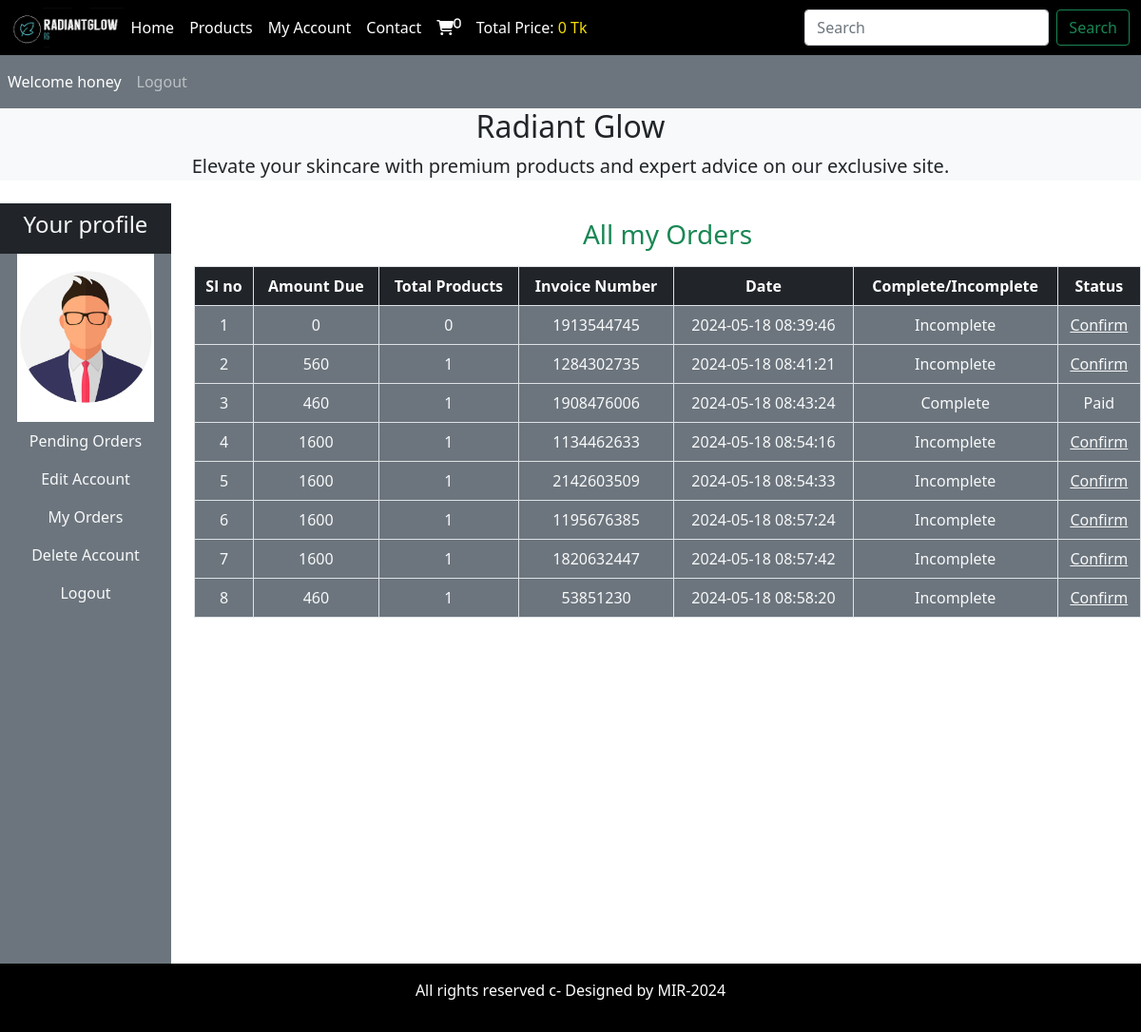
The app's page /users_area/profile.php?my_orders (signed in) with its own data.
### tables this page shows
CREATE TABLE `user_table` (
  `user_id` int(11) NOT NULL,
  `username` varchar(100) NOT NULL,
  `user_email` varchar(100) NOT NULL,
  `user_password` varchar(255) NOT NULL,
  `user_image` varchar(255) NOT NULL,
  `user_ip` varchar(100) NOT NULL,
  `user_address` varchar(255) NOT NULL,
  `user_mobile` int(20) NOT NULL
);

CREATE TABLE `user_orders` (
  `order_id` int(11) NOT NULL,
  `user_id` int(11) NOT NULL,
  `amount_due` int(255) NOT NULL,
  `invoice_number` int(255) NOT NULL,
  `total_products` int(11) NOT NULL,
  `order_date` timestamp NOT NULL DEFAULT current_timestamp() ON UPDATE current_timestamp(),
  `order_status` varchar(255) NOT NULL
);

### users_area/user_orders.php (the view, shortened to what this page needs)
<!DOCTYPE html>
<html lang="en">
<head>
</head>
<body>
    <?php
    $username=$_SESSION['username'];
    $get_user="select * from `user_table` where username='$username'";
    $result=mysqli_query ($con, $get_user);
    $row_fetch=mysqli_fetch_assoc($result);
    $user_id=$row_fetch['user_id'];
    ?>
    <h3 class="text-success mt-3"> All my Orders</h3>
    <table class =" table table-bordered mt-3">
    <thead class="bg-dark text-white">
 <tr>
   <th>Sl no</th>
   <th>Amount Due</th>
   <th>Total Products</th>
   <th>Invoice Number</th>
   <th>Date</th>
   <th>Complete/Incomplete</th>
   <th>Status</th>
 </tr>
 </thead>
 <tbody class ="bg-secondary text-light">
<?php
$get_order_details="select * from `user_orders` where user_id=$user_id";
$result_orders=mysqli_query ($con, $get_order_details);
$number=1;
while($row_orders=mysqli_fetch_assoc($result_orders)){
    $order_id=$row_orders['order_id'];
    $amount_due=$row_orders['amount_due'];
    $total_products=$row_orders['total_products'];
    $invoice_number=$row_orders['invoice_number'];
    $order_status=$row_orders['order_status'];
if($order_status=='pending'){
    $order_status='Incomplete';}
    else{
        $order_status='Complete';
    }
    $order_date=$row_orders['order_date'];
    echo "
    <tr>
    <td>$number</td>
    <td>$amount_due</td>
    <td>$total_products</td>
    <td>$invoice_number</td>
    <td> $order_date</td>
    <td>$order_status</td>";
    ?>
<?php
if($order_status=='Complete'){
    echo "<td>Paid</td>";
}else{
    echo " <td><a href='confirm_payment.php?order_id=$order_id' class ='text-light'>Confirm </a> </td>
    </tr>";}
   $number++;
}
?>
 </tbody>
</table>
</body>
</html>

### users_area/profile.php (shortened to what this page needs)
<?php
include("../functions/common_function.php");
?>
<!DOCTYPE html>
<html lang="en">
<head>
    <link rel="stylesheet" href="../style.css">
    <link href="https://cdn.jsdelivr.net/npm/bootstrap@5.0.2/dist/css/bootstrap.min.css" rel="stylesheet">
    <link rel="stylesheet" href="https://cdnjs.cloudflare.com/ajax/libs/font-awesome/6.5.2/css/all.min.css" />
</head>
<body>
    <div class="container-fluid p-0 ">
        <nav class="navbar navbar-expand-lg navbar-light custom_bg-black">
            <div class="container-fluid">
                <img id="logo-image" src="../images/logopic.png" alt="">
                <div class="collapse navbar-collapse" id="navbarSupportedContent">
                    <ul class="navbar-nav me-auto mb-2 mb-lg-0">
                        <li class="nav-item">
                            <a class="nav-link active text-white" aria-current="page" href="../index.php">Home</a>
                        </li>
                        <li class="nav-item">
                            <a class="nav-link text-white" href="../display_all.php">Products</a>
                        </li>
                        <li class="nav-item">
                            <a class="nav-link text-white" href="./profile.php">My Account</a>
                        </li>
                        <li class="nav-item">
                            <a class="nav-link text-white" href="#">Contact</a>
                        </li>
                        <li class="nav-item">
                            <a class="nav-link text-white" href="../cart.php"><i class="fa-solid fa-cart-shopping"><sup><?php cart_item();?></sup></i></a>
                        </li>
                        <li class="nav-item">
                            <a class="nav-link text-white" href="#">Total Price: <span class="golden-value"><?php total_cart_price()?> Tk</span></a>
                        </li>
                    </ul>
                    <form class="d-flex" action="../search_product.php" method="get">
                        <input class="form-control me-2" type="search" placeholder="Search" aria-label="Search" name='search_data'>
                        <input type="submit"  value="Search" class='btn btn-outline-success' name='search_data_product'>
                    </form>
                </div>
            </div>
        </nav>
        <nav class="navbar navbar-expand-lg navbar-dark bg-secondary">
            <ul class="navbar-nav me-auto">
            <?php
                if(!isset($_SESSION['username'])){
                    echo " <li class='nav-item'>
                    <a class='nav-link text-white' href='#'> Welcome Guest </a>
                    </li>";
                }else{
                        echo " <li class='nav-item'>
                        <a class='nav-link text-white' href='#'> Welcome ".$_SESSION['username']. " </a>
                        </li>";
                }
                if(!isset($_SESSION['username'])){
                    echo " <li class='nav-item'>
                    <a class='nav-link' href='./users_area/user_login.php'> Login </a>
                    </li>";
                }else{
                        echo " <li class='nav-item'>
                        <a class='nav-link' href='./logout.php'> Logout </a>
                        </li>";
                }
                ?>
            </ul>
        </nav>
        <div class='bg-light w-100 mx-auto'>
            <h2 class="text-center">Radiant Glow</h2>
            <p class="text-center fs-5">Elevate your skincare with premium products and expert advice on our exclusive site.</p>
        </div>
<div class="row mt-4">
            <div class="col-md-2 ">
                <ul class="navbar-nav bg-secondary text-center" style="height:100vh">
                    <li class="nav-item bg-dark">
                        <a class="nav-link text-light" href="#">
                            <h4>Your profile</h4>
                        </a>
                    </li>
<?php
$username= $_SESSION['username'];
$user_image= "select * from `user_table` where username='$username'";
$result_image=mysqli_query($con, $user_image);
$row_image=mysqli_fetch_array($result_image);
$user_image=$row_image['user_image'];
echo "<li class='nav-item'>
        <img src='./user_images/$user_image' class='profile_img' alt='profile_img'>
     </li>";
?>
                    <li class="nav-item ">
                        <a class="nav-link text-light" href="profile.php">Pending Orders</a>
                    </li>
                    <li class="nav-item ">
                        <a class="nav-link text-light" href="profile.php?edit_account">Edit Account</a>
                    </li>
                    <li class="nav-item ">
                        <a class="nav-link text-light" href="profile.php?my_orders">My Orders</a>
                    </li>
                    <li class="nav-item ">
                        <a class="nav-link text-light" href="profile.php?delete_account">Delete Account</a>
                    </li>
                    <li class="nav-item ">
                        <a class="nav-link text-light" href="logout.php">Logout</a>
                    </li>
                </ul>
            </div>
            <div class="col-md-10 text-center" >
                <?php
                        if(isset($_GET['my_orders'])){
                            include('user_orders.php');
                        }
                ?>
            </div>
        </div>
        <?php
        include("../includes/footer.php");
        ?>
    </div>
</body>
</html>

### style.css (style rules this page uses)
* { margin: 0; padding: 0; box-sizing: border-box; }
.custom_bg-black { background-color:black ; }
#logo-image { width: 10%; }

### users_area/profile.php (style rules this page uses)
.golden-value { color: #f5dd05; }
body { overflow-x:hidden; }
.profile_img { width:80%; margin: auto; display: block; object-fit: contain; }

### records on screen
user_table: user_image (picture)
user_orders: amount_due "0", total_products "0", invoice_number "1913544745", order_date "2024-05-18 08:39:46", order_status "Incomplete"
user_orders: amount_due "560", total_products "1", invoice_number "1284302735", order_date "2024-05-18 08:41:21", order_status "Incomplete"
user_orders: amount_due "460", total_products "1", invoice_number "1908476006", order_date "2024-05-18 08:43:24", order_status "Complete", shows "Paid"
user_orders: amount_due "1600", total_products "1", invoice_number "1134462633", order_date "2024-05-18 08:54:16", order_status "Incomplete"
user_orders: amount_due "1600", total_products "1", invoice_number "2142603509", order_date "2024-05-18 08:54:33", order_status "Incomplete"
user_orders: amount_due "1600", total_products "1", invoice_number "1195676385", order_date "2024-05-18 08:57:24", order_status "Incomplete"
user_orders: amount_due "1600", total_products "1", invoice_number "1820632447", order_date "2024-05-18 08:57:42", order_status "Incomplete"
user_orders: amount_due "460", total_products "1", invoice_number "53851230", order_date "2024-05-18 08:58:20", order_status "Incomplete"

### other values on screen
$count_cart_items "0"
$total_price "0"
$_SESSION['username'] "honey"
